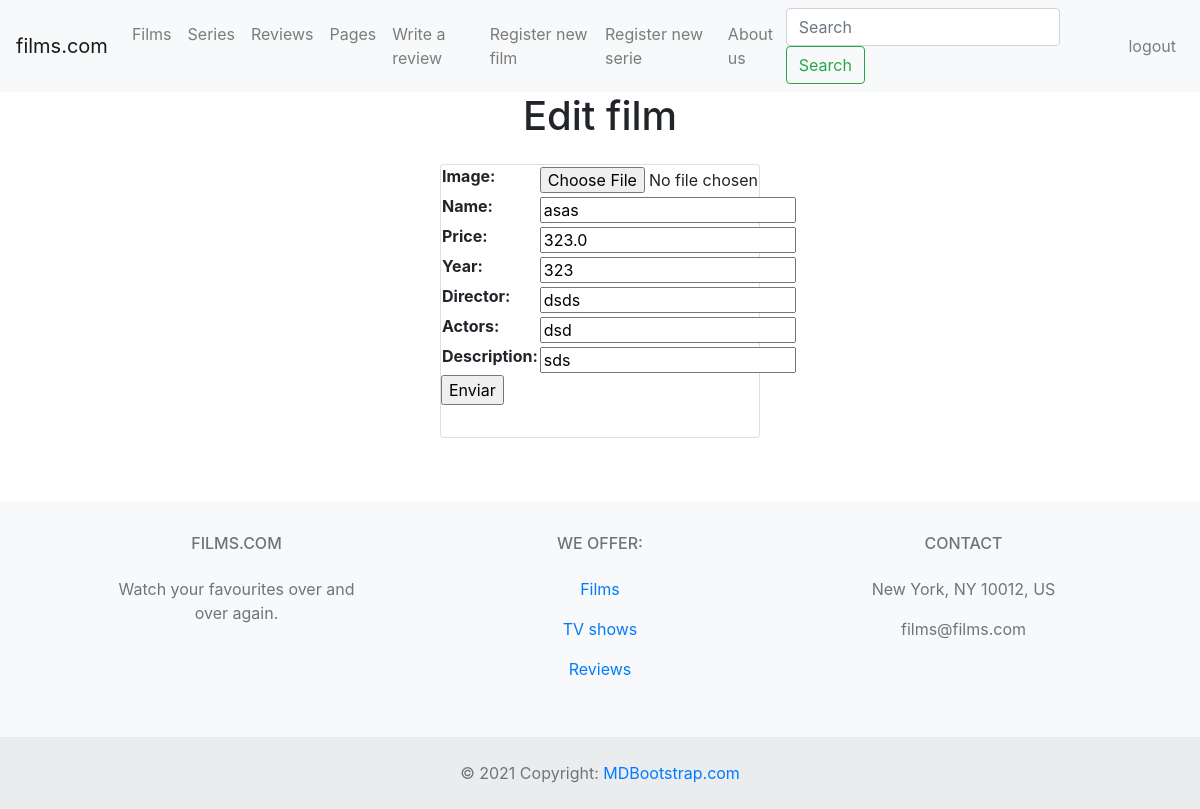
Page /update-film/3 (signed in) on the committed database.
### films/models.py (models this page shows, shortened)
class Film(models.Model):
    image = models.ImageField(upload_to='posters/', null=True, blank=True)
    name = models.CharField(max_length=40)
    price = models.FloatField()
    year = models.IntegerField()
    director = models.CharField(max_length=40)
    actors = models.CharField(max_length=80)
    description = models.CharField(max_length=300)

### films/views.py (the view)
# urls.py: path('update-film/<int:pk>', update_film, name='update_film'),
@login_required
def update_film(request, pk):
    if request.method == 'POST':
        form = Form_films(request.POST)
        if form.is_valid():
            film = Film.objects.get(id=pk)
            film.name = form.cleaned_data['name']
            film.price = form.cleaned_data['price']
            film.year = form.cleaned_data['year']
            film.director = form.cleaned_data['director']
            film.actors = form.cleaned_data['actors']
            film.description = form.cleaned_data['description']
            film.save()
            return redirect(list_films)
    elif request.method == 'GET':
        film = Film.objects.get(id=pk)
        form = Form_films(initial={
            'name': film.name,
            'price': film.price,
            'year': film.year,
            'director': film.director,
            'actors': film.actors,
            'description': film.description, })
        context = {'form': form}
        return render(request, 'update_film.html', context=context)

### films/forms.py
class Form_films(forms.Form):
    image = forms.ImageField(required=False)
    name = forms.CharField(max_length=40)
    price = forms.FloatField()
    year = forms.FloatField()
    director = forms.CharField(max_length=40)
    actors = forms.CharField(max_length=80)
    description = forms.CharField(max_length=300)

### templates/update_film.html (shortened to what this page needs)
<html>
<head>
    <link rel="stylesheet" href="https://cdn.jsdelivr.net/npm/bootstrap@4.0.0/dist/css/bootstrap.min.css"
>
</head>
<body>
    {% extends 'base.html' %}
    {% block contenido_que_cambia %}
    <h1 class="d-flex justify-content-center">Edit film</h1>
    <div class="row m-2 p-3 d-flex justify-content-center">
        <div class="card" style="width: 20rem;">
            <form action="" method="POST" enctype="multipart/form-data">
                    <table>
                        {{form.as_table}}
                    </table>
                    <p><input type="submit" value="Enviar"></p>
                </form>
            </div>
        </div>
    {% endblock %}

### rows in the picture
Film: name "asas", price "323.0", year "323", director "dsds", actors "dsd", description "sds"
